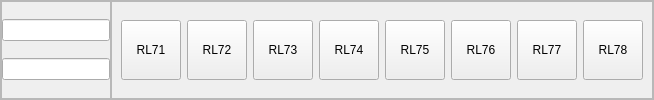
          <widget class="QFrame" name="row7">
           <property name="frameShape">
            <enum>QFrame::StyledPanel</enum>
           </property>
           <property name="frameShadow">
            <enum>QFrame::Raised</enum>
           </property>
           <layout class="QHBoxLayout" name="horizontalLayout_16">
            <property name="spacing">
             <number>0</number>
            </property>
            <property name="leftMargin">
             <number>0</number>
            </property>
            <property name="topMargin">
             <number>0</number>
            </property>
            <property name="rightMargin">
             <number>0</number>
            </property>
            <property name="bottomMargin">
             <number>0</number>
            </property>
            <item>
             <widget class="QFrame" name="row7Frame">
              <property name="minimumSize">
               <size>
                <width>0</width>
                <height>0</height>
               </size>
              </property>
              <property name="maximumSize">
               <size>
                <width>120</width>
                <height>16777215</height>
               </size>
              </property>
              <property name="frameShape">
               <enum>QFrame::StyledPanel</enum>
              </property>
              <property name="frameShadow">
               <enum>QFrame::Raised</enum>
              </property>
              <layout class="QVBoxLayout" name="row7FrameverticalLayout">
               <property name="spacing">
                <number>0</number>
               </property>
               <property name="leftMargin">
                <number>0</number>
               </property>
               <property name="topMargin">
                <number>0</number>
               </property>
               <property name="rightMargin">
                <number>0</number>
               </property>
               <property name="bottomMargin">
                <number>0</number>
               </property>
               <item>
                <widget class="QLineEdit" name="row7HlineEdit"/>
               </item>
               <item>
                <widget class="QLineEdit" name="row7LlineEdit"/>
               </item>
              </layout>
             </widget>
            </item>
            <item>
             <widget class="QFrame" name="row7ButtonsFrame">
              <property name="frameShape">
               <enum>QFrame::StyledPanel</enum>
              </property>
              <property name="frameShadow">
               <enum>QFrame::Raised</enum>
              </property>
              <layout class="QHBoxLayout" name="row7ButtonsFramehorizontalLayout">
               <item>
                <widget class="QPushButton" name="RL71">
                 <property name="minimumSize">
                  <size>
                   <width>60</width>
                   <height>50</height>
                  </size>
                 </property>
                 <property name="maximumSize">
                  <size>
                   <width>60</width>
                   <height>60</height>
                  </size>
                 </property>
                 <property name="text">
                  <string>RL71</string>
                 </property>
                 <property name="checkable">
                  <bool>true</bool>
                 </property>
                </widget>
               </item>
               <item>
                <widget class="QPushButton" name="RL72">
                 <property name="minimumSize">
                  <size>
                   <width>60</width>
                   <height>50</height>
                  </size>
                 </property>
                 <property name="maximumSize">
                  <size>
                   <width>60</width>
                   <height>60</height>
                  </size>
                 </property>
                 <property name="text">
                  <string>RL72</string>
                 </property>
                 <property name="checkable">
                  <bool>true</bool>
                 </property>
                </widget>
               </item>
               <item>
                <widget class="QPushButton" name="RL73">
                 <property name="minimumSize">
                  <size>
                   <width>60</width>
                   <height>50</height>
                  </size>
                 </property>
                 <property name="maximumSize">
                  <size>
                   <width>60</width>
                   <height>60</height>
                  </size>
                 </property>
                 <property name="text">
                  <string>RL73</string>
                 </property>
                 <property name="checkable">
                  <bool>true</bool>
                 </property>
                </widget>
               </item>
               <item>
                <widget class="QPushButton" name="RL74">
                 <property name="minimumSize">
                  <size>
                   <width>60</width>
                   <height>50</height>
                  </size>
                 </property>
                 <property name="maximumSize">
                  <size>
                   <width>60</width>
                   <height>60</height>
                  </size>
                 </property>
                 <property name="text">
                  <string>RL74</string>
                 </property>
                 <property name="checkable">
                  <bool>true</bool>
                 </property>
                </widget>
               </item>
               <item>
                <widget class="QPushButton" name="RL75">
                 <property name="minimumSize">
                  <size>
                   <width>60</width>
                   <height>50</height>
                  </size>
                 </property>
                 <property name="maximumSize">
                  <size>
                   <width>60</width>
                   <height>60</height>
                  </size>
                 </property>
                 <property name="text">
                  <string>RL75</string>
                 </property>
                 <property name="checkable">
                  <bool>true</bool>
                 </property>
                </widget>
               </item>
               <item>
                <widget class="QPushButton" name="RL76">
                 <property name="minimumSize">
                  <size>
                   <width>60</width>
                   <height>50</height>
                  </size>
                 </property>
                 <property name="maximumSize">
                  <size>
                   <width>60</width>
                   <height>60</height>
                  </size>
                 </property>
                 <property name="text">
                  <string>RL76</string>
                 </property>
                 <property name="checkable">
                  <bool>true</bool>
                 </property>
                </widget>
               </item>
               <item>
                <widget class="QPushButton" name="RL77">
                 <property name="minimumSize">
                  <size>
                   <width>60</width>
                   <height>50</height>
                  </size>
                 </property>
                 <property name="maximumSize">
                  <size>
                   <width>60</width>
                   <height>60</height>
                  </size>
                 </property>
                 <property name="text">
                  <string>RL77</string>
                 </property>
                 <property name="checkable">
                  <bool>true</bool>
                 </property>
                </widget>
               </item>
               <item>
                <widget class="QPushButton" name="RL78">
                 <property name="minimumSize">
                  <size>
                   <width>60</width>
                   <height>50</height>
                  </size>
                 </property>
                 <property name="maximumSize">
                  <size>
                   <width>60</width>
                   <height>60</height>
                  </size>
                 </property>
                 <property name="text">
                  <string>RL78</string>
                 </property>
                 <property name="checkable">
                  <bool>true</bool>
                 </property>
                </widget>
               </item>
              </layout>
             </widget>
            </item>
           </layout>
          </widget>
